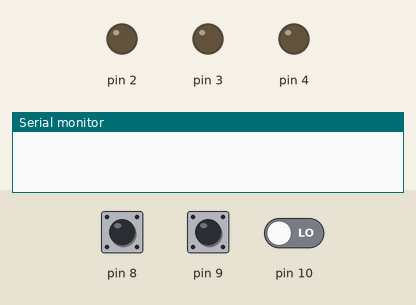
This sketch was run on a simulated Arduino Uno, built with avr-gcc and run on an emulated ATmega328P. Parts: output pins drawn as LEDs (lit = HIGH), the last lines printed to the serial monitor. Dashed ring = blinking. The inputs (shaded band) are chosen by the test bench; at power-on: pin 10 LOW, pin 8 HIGH, pin 9 HIGH.

Above: at 1.8 s.
1.9 s: pin 10 driven HIGH
At 2.4 s:
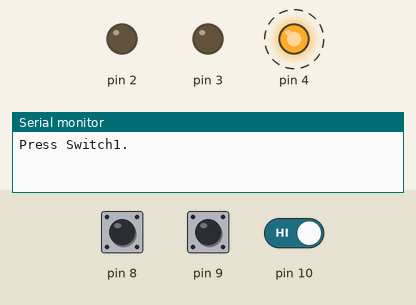
4.9 s: pin 8 pulled LOW for 0.6 s
At 5.4 s:
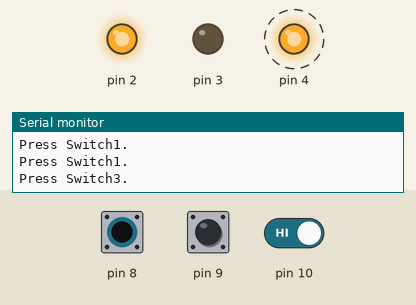
8.0 s: pin 9 pulled LOW for 0.6 s
At 8.4 s:
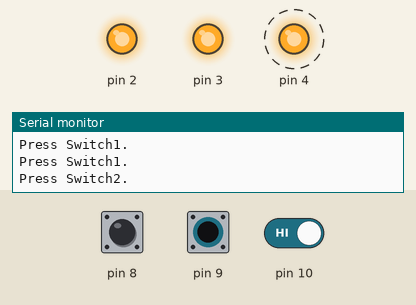
11.0 s: pin 9 pulled LOW for 3.2 s
At 11.8 s:
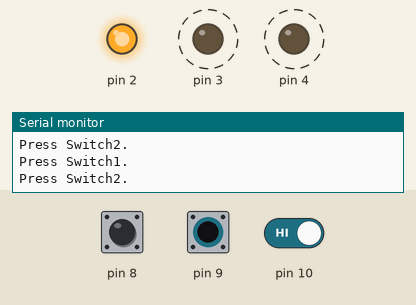
17.2 s: pin 8 pulled LOW for 1 s
At 17.9 s:
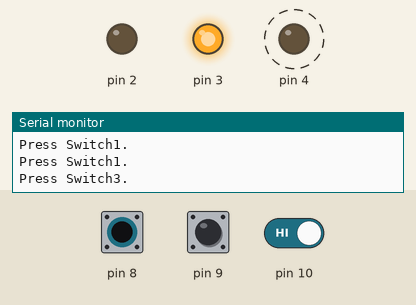
20.2 s: pin 8 pulled LOW for 0.6 s
At 21.4 s:
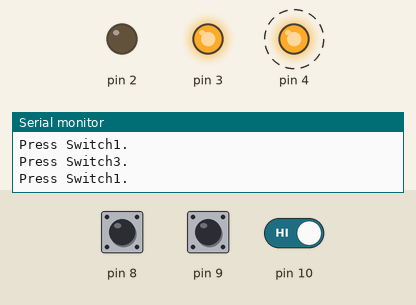
Timing chart, 0 to 24.8 s (numbered marks = the images above; inputs shaded):
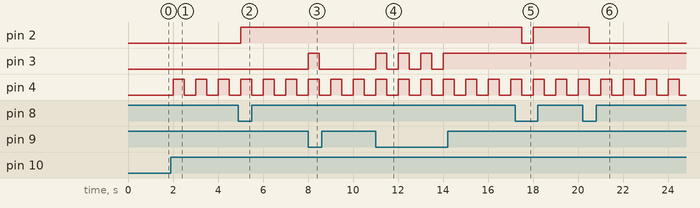

The sketch:

pullUp_pullDown.ino
```cpp
void setup() {
  pinMode(2, OUTPUT);
  pinMode(3, OUTPUT);
  pinMode(4, OUTPUT);
  pinMode(8, INPUT_PULLUP);
  pinMode(9, INPUT_PULLUP);
  pinMode(10, INPUT);

  Serial.begin(9600);
}

void loop() {
  if(digitalRead(10) == HIGH){
    Serial.println("Press Switch1.");
    digitalWrite(4, !digitalRead(4));
  }
  if(digitalRead(9) == LOW){
    Serial.println("Press Switch2.");
    digitalWrite(3, !digitalRead(3));
  }
  if(digitalRead(8) == LOW){
    Serial.println("Press Switch3.");
    digitalWrite(2, !digitalRead(2));
  }
  delay(500);
}
```

Measured:
- after the input at 1.9 s, pin 4: alternates HIGH for 0.50 s and LOW for 0.50 s, starting after 0.10 s
- after the input at 4.9 s, pin 2: LOW → HIGH after 0.10 s
- after the input at 8.0 s, pin 3: LOW → HIGH at once, → LOW 0.50 s later
- after the input at 11.0 s, pin 3: alternates HIGH for 0.50 s and LOW for 0.50 s, 7 changes in all, then stays HIGH, starting at once
- after the input at 17.2 s, pin 2: HIGH → LOW after 0.31 s, → HIGH 0.50 s later
- after the input at 20.2 s, pin 2: HIGH → LOW after 0.31 s
